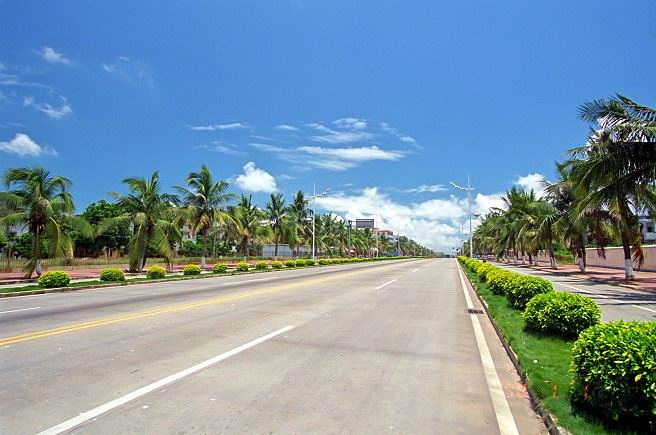
#> input picture machine/test1.jpg, 656 x 435 px
$ python 3-10.py
#> lines starting #> are read from the running program, lines starting #| are printed output that depends on the picture

import cv2
import numpy as np


fn="test1.jpg"

if __name__ == '__main__':

    img = cv2.imread(fn)
#> img is the input picture: shape (435, 656, 3); mean B, G, R 163.1, 147.9, 122.4
    w=img.shape[1]
#> w = 656
    h=img.shape[0]
#> h = 435
    ii=0
    #关于纵向生成镜像
    #// 与 / 的区别 " / " 表示浮点数除法,返回浮点结果; " // " 表示整数除法
    mirror_w=w//2
#> mirror_w = 328
    for j in  range(0,h):
        for i in  range(0,mirror_w):
            img[j,i,:]=img[j,w-i-1,:]
        print ('.',end="")
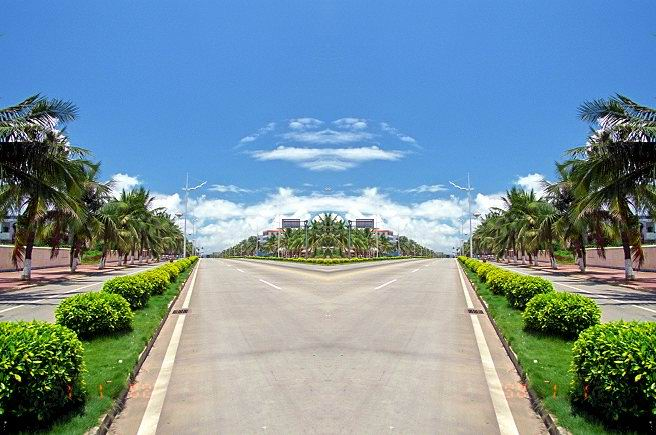
#> img: shape (435, 656, 3); mean B, G, R 157.3, 145.2, 119
    cv2.namedWindow('img')
    cv2.imshow('img', img)
    cv2.waitKey()
    cv2.destroyAllWindows()

$ run again, with machine/test112.jpg copied over machine/test1.jpg
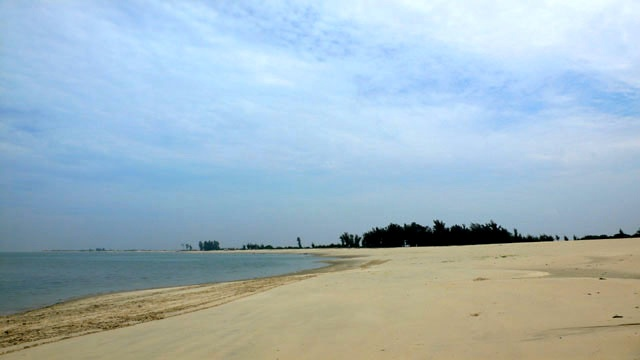
#> input picture machine/test112.jpg, 640 x 360 px
#> img is the input picture: shape (360, 640, 3); mean B, G, R 192, 181.7, 160.6
#> after the loop `for j in  range(0,h):`:
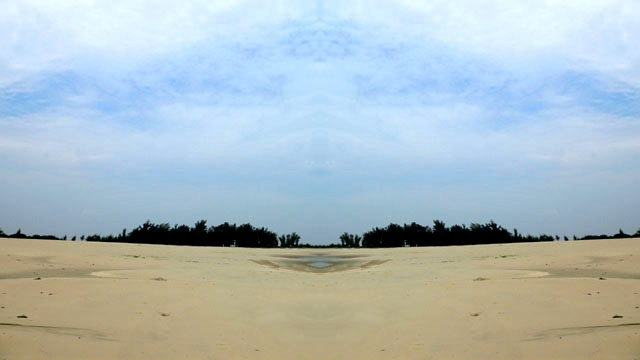
#> img: shape (360, 640, 3); mean B, G, R 193.6, 188.8, 173.8

$ run again, with machine/test2.jpg copied over machine/test1.jpg
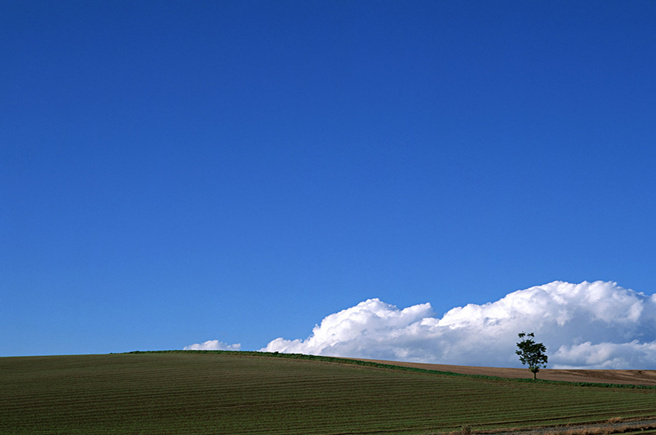
#> input picture machine/test2.jpg, 656 x 435 px
#> img is the input picture: shape (435, 656, 3); mean B, G, R 162.9, 99.8, 59.6
#> after the loop `for j in  range(0,h):`:
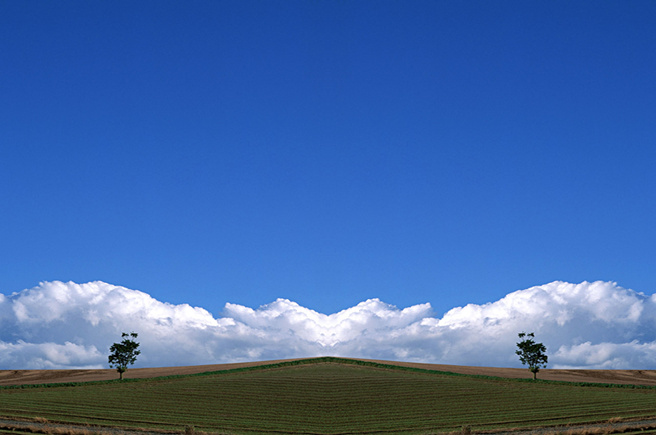
#> img: shape (435, 656, 3); mean B, G, R 166.3, 104.5, 66.5

$ run again, with machine/test3.jpg copied over machine/test1.jpg
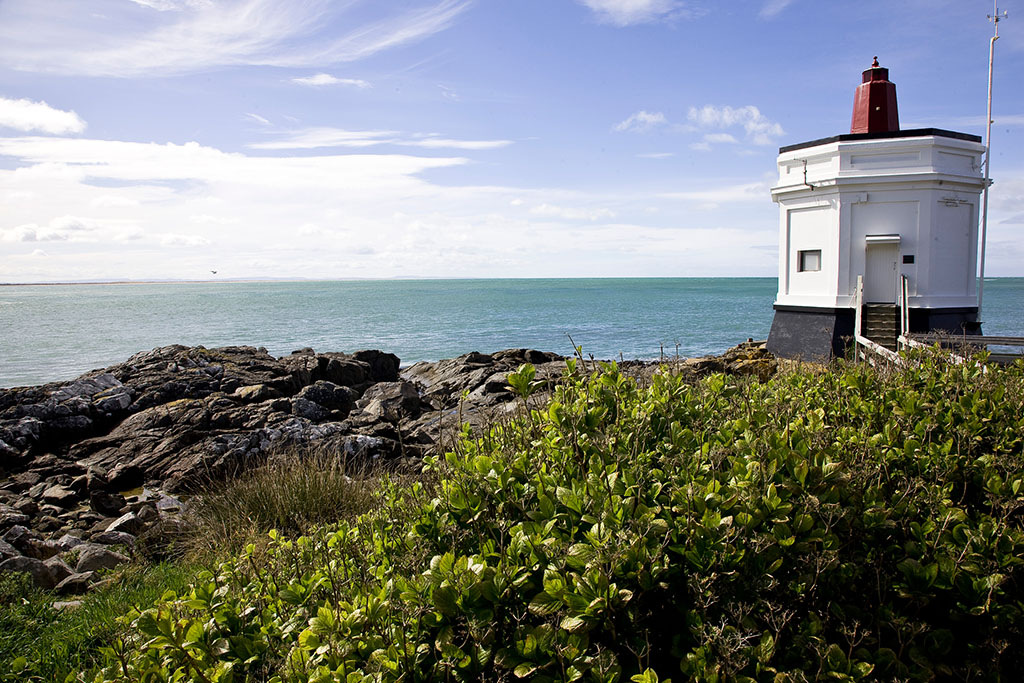
#> input picture machine/test3.jpg, 1024 x 683 px
#> img is the input picture: shape (683, 1024, 3); mean B, G, R 124.7, 128.5, 123.7
#> after the loop `for j in  range(0,h):`:
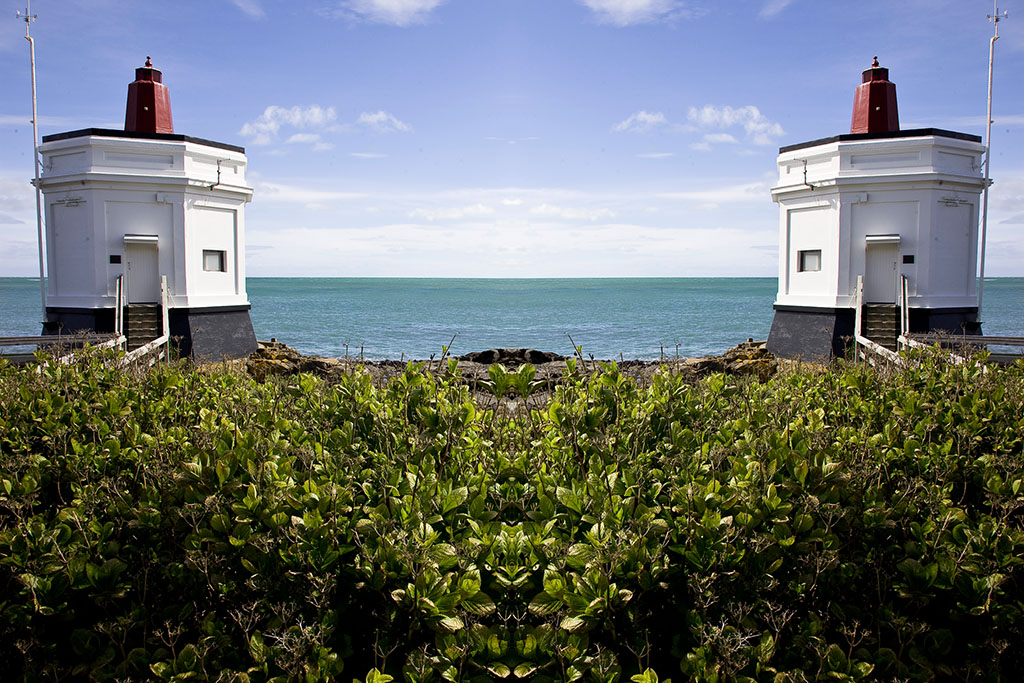
#> img: shape (683, 1024, 3); mean B, G, R 111.2, 112.7, 105.8
